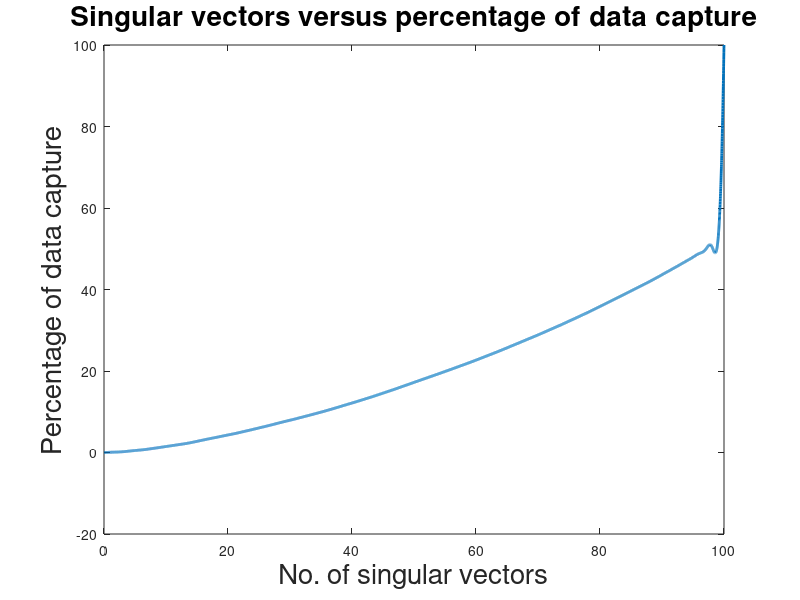

Here is the MATLAB script that generated this plot:
A=rand(100);

for i=1:100
    A(:,i)=A(:,i)+0.1*randn(100,1);
end

for i=i:100
    s=A(:,i);
    mi=min(s);
    ma=max(s);
    s=((s-mi)/(ma-mi)*0.9998)+0.0001;
    A(:,i)=s;
end

Frob_A=norm(A,'fro');
[U,S1] = eig(A*A');
[V,S2] = eig(A'*A);
S=sqrt(S1);

%calculating the frobenius norm for top 10 singular values
A_10=U(:,1:10)*S(1:10,1:10)*(V(:,1:10))';
Frob_A_10=norm(A_10,'fro');
Percent_10=Frob_A_10/Frob_A*100;

%calculating the frobenius norm for random 10 singular values
U_r=zeros(100,100);
V_r=zeros(100,100);
S_r=zeros(100,100);
a=randperm(100,10);
for i=1:10
    U_r(:,i)=U(:,a(i));
    V_r(:,i)=V(:,a(i));
    S_r(i,i)=S(a(i),a(i));
end
A_10_rand=U_r*S_r*V_r';
Frob_A_10_rand=norm(A_10_rand,'fro');
Percent_10_rand=Frob_A_10_rand/Frob_A*100;

%Plotting a graph 
P=zeros(1,100);
for i=1:100
    A_i=U(:,1:i)*S(1:i,1:i)*(V(:,1:i))';
    Frob_A_i=norm(A_i,'fro');
    P(1,i)=Frob_A_i/Frob_A*100;
end

sv=1:100;
xx = 0:0.01:100;
yy = spline(sv,P,xx);
plot(xx,yy,'LineWidth',2);
title('Singular vectors versus percentage of data capture','FontSize',20);
xlabel('No. of singular vectors','FontSize',20) ;
ylabel('Percentage of data capture','FontSize',20);